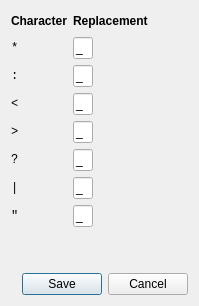
<?xml version="1.0" encoding="UTF-8"?>
<ui version="4.0">
 <class>WinCompatDialog</class>
 <widget class="QDialog" name="WinCompatDialog">
  <property name="windowModality">
   <enum>Qt::WindowModal</enum>
  </property>
  <property name="geometry">
   <rect>
    <x>0</x>
    <y>0</y>
    <width>285</width>
    <height>295</height>
   </rect>
  </property>
  <property name="sizePolicy">
   <sizepolicy hsizetype="Expanding" vsizetype="Expanding">
    <horstretch>1</horstretch>
    <verstretch>1</verstretch>
   </sizepolicy>
  </property>
  <property name="windowTitle">
   <string>Windows compatibility</string>
  </property>
  <layout class="QVBoxLayout" name="verticalLayout">
   <property name="sizeConstraint">
    <enum>QLayout::SetFixedSize</enum>
   </property>
   <item>
    <layout class="QGridLayout" name="gridLayout">
     <item row="0" column="0">
      <widget class="QLabel" name="label_header_character">
       <property name="font">
        <font>
         <weight>75</weight>
         <bold>true</bold>
        </font>
       </property>
       <property name="text">
        <string>Character</string>
       </property>
      </widget>
     </item>
     <item row="0" column="2">
      <widget class="QLabel" name="label_header_replace">
       <property name="sizePolicy">
        <sizepolicy hsizetype="Minimum" vsizetype="Preferred">
         <horstretch>0</horstretch>
         <verstretch>0</verstretch>
        </sizepolicy>
       </property>
       <property name="font">
        <font>
         <weight>75</weight>
         <bold>true</bold>
        </font>
       </property>
       <property name="text">
        <string>Replacement</string>
       </property>
      </widget>
     </item>
     <item row="3" column="0">
      <widget class="QLabel" name="label_lt">
       <property name="font">
        <font>
         <family>Monospace</family>
        </font>
       </property>
       <property name="text">
        <string>&lt;</string>
       </property>
      </widget>
     </item>
     <item row="2" column="0">
      <widget class="QLabel" name="label_colon">
       <property name="font">
        <font>
         <family>Monospace</family>
        </font>
       </property>
       <property name="text">
        <string>:</string>
       </property>
      </widget>
     </item>
     <item row="4" column="0">
      <widget class="QLabel" name="label_gt">
       <property name="font">
        <font>
         <family>Monospace</family>
        </font>
       </property>
       <property name="text">
        <string>&gt;</string>
       </property>
      </widget>
     </item>
     <item row="5" column="2">
      <widget class="QLineEdit" name="replace_questionmark">
       <property name="sizePolicy">
        <sizepolicy hsizetype="Minimum" vsizetype="Fixed">
         <horstretch>0</horstretch>
         <verstretch>0</verstretch>
        </sizepolicy>
       </property>
       <property name="maximumSize">
        <size>
         <width>20</width>
         <height>16777215</height>
        </size>
       </property>
       <property name="text">
        <string>_</string>
       </property>
       <property name="maxLength">
        <number>1</number>
       </property>
      </widget>
     </item>
     <item row="5" column="0">
      <widget class="QLabel" name="label_questionmark">
       <property name="font">
        <font>
         <family>Monospace</family>
        </font>
       </property>
       <property name="text">
        <string>?</string>
       </property>
      </widget>
     </item>
     <item row="6" column="0">
      <widget class="QLabel" name="label_pipe">
       <property name="font">
        <font>
         <family>Monospace</family>
        </font>
       </property>
       <property name="text">
        <string>|</string>
       </property>
      </widget>
     </item>
     <item row="1" column="2">
      <widget class="QLineEdit" name="replace_asterisk">
       <property name="sizePolicy">
        <sizepolicy hsizetype="Fixed" vsizetype="Minimum">
         <horstretch>0</horstretch>
         <verstretch>0</verstretch>
        </sizepolicy>
       </property>
       <property name="maximumSize">
        <size>
         <width>20</width>
         <height>16777215</height>
        </size>
       </property>
       <property name="text">
        <string>_</string>
       </property>
       <property name="maxLength">
        <number>1</number>
       </property>
      </widget>
     </item>
     <item row="4" column="2">
      <widget class="QLineEdit" name="replace_gt">
       <property name="sizePolicy">
        <sizepolicy hsizetype="Minimum" vsizetype="Fixed">
         <horstretch>0</horstretch>
         <verstretch>0</verstretch>
        </sizepolicy>
       </property>
       <property name="maximumSize">
        <size>
         <width>20</width>
         <height>16777215</height>
        </size>
       </property>
       <property name="text">
        <string>_</string>
       </property>
       <property name="maxLength">
        <number>1</number>
       </property>
      </widget>
     </item>
     <item row="0" column="3">
      <spacer name="horizontalSpacer">
       <property name="orientation">
        <enum>Qt::Horizontal</enum>
       </property>
       <property name="sizeHint" stdset="0">
        <size>
         <width>40</width>
         <height>20</height>
        </size>
       </property>
      </spacer>
     </item>
     <item row="3" column="2">
      <widget class="QLineEdit" name="replace_lt">
       <property name="sizePolicy">
        <sizepolicy hsizetype="Minimum" vsizetype="Fixed">
         <horstretch>0</horstretch>
         <verstretch>0</verstretch>
        </sizepolicy>
       </property>
       <property name="maximumSize">
        <size>
         <width>20</width>
         <height>16777215</height>
        </size>
       </property>
       <property name="text">
        <string>_</string>
       </property>
       <property name="maxLength">
        <number>1</number>
       </property>
      </widget>
     </item>
     <item row="1" column="0">
      <widget class="QLabel" name="label_asterisk">
       <property name="font">
        <font>
         <family>Monospace</family>
        </font>
       </property>
       <property name="text">
        <string>*</string>
       </property>
      </widget>
     </item>
     <item row="6" column="2">
      <widget class="QLineEdit" name="replace_pipe">
       <property name="sizePolicy">
        <sizepolicy hsizetype="Minimum" vsizetype="Fixed">
         <horstretch>0</horstretch>
         <verstretch>0</verstretch>
        </sizepolicy>
       </property>
       <property name="maximumSize">
        <size>
         <width>20</width>
         <height>16777215</height>
        </size>
       </property>
       <property name="text">
        <string>_</string>
       </property>
       <property name="maxLength">
        <number>1</number>
       </property>
      </widget>
     </item>
     <item row="2" column="2">
      <widget class="QLineEdit" name="replace_colon">
       <property name="sizePolicy">
        <sizepolicy hsizetype="Minimum" vsizetype="Fixed">
         <horstretch>0</horstretch>
         <verstretch>0</verstretch>
        </sizepolicy>
       </property>
       <property name="maximumSize">
        <size>
         <width>20</width>
         <height>16777215</height>
        </size>
       </property>
       <property name="text">
        <string>_</string>
       </property>
       <property name="maxLength">
        <number>1</number>
       </property>
      </widget>
     </item>
     <item row="7" column="0">
      <widget class="QLabel" name="label_quotationmark">
       <property name="font">
        <font>
         <family>Monospace</family>
        </font>
       </property>
       <property name="text">
        <string>&quot;</string>
       </property>
      </widget>
     </item>
     <item row="7" column="2">
      <widget class="QLineEdit" name="replace_quotationmark">
       <property name="sizePolicy">
        <sizepolicy hsizetype="Minimum" vsizetype="Fixed">
         <horstretch>0</horstretch>
         <verstretch>0</verstretch>
        </sizepolicy>
       </property>
       <property name="maximumSize">
        <size>
         <width>20</width>
         <height>16777215</height>
        </size>
       </property>
       <property name="text">
        <string>_</string>
       </property>
      </widget>
     </item>
    </layout>
   </item>
   <item>
    <spacer name="verticalSpacer">
     <property name="orientation">
      <enum>Qt::Vertical</enum>
     </property>
     <property name="sizeHint" stdset="0">
      <size>
       <width>20</width>
       <height>40</height>
      </size>
     </property>
    </spacer>
   </item>
   <item>
    <widget class="QDialogButtonBox" name="buttonbox">
     <property name="orientation">
      <enum>Qt::Horizontal</enum>
     </property>
     <property name="standardButtons">
      <set>QDialogButtonBox::Cancel|QDialogButtonBox::Save</set>
     </property>
    </widget>
   </item>
  </layout>
 </widget>
 <tabstops>
  <tabstop>replace_asterisk</tabstop>
  <tabstop>replace_colon</tabstop>
  <tabstop>replace_lt</tabstop>
  <tabstop>replace_gt</tabstop>
  <tabstop>replace_questionmark</tabstop>
  <tabstop>replace_pipe</tabstop>
  <tabstop>replace_quotationmark</tabstop>
 </tabstops>
 <resources/>
 <connections/>
</ui>
